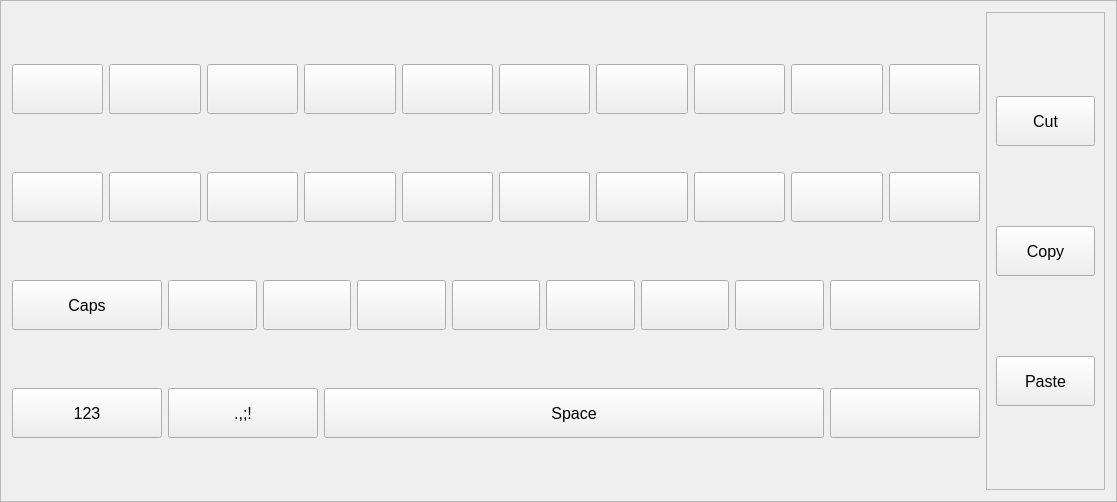
<?xml version="1.0" encoding="UTF-8"?>
<ui version="4.0">
 <class>VirtualKeyboard</class>
 <widget class="QFrame" name="VirtualKeyboard">
  <property name="geometry">
   <rect>
    <x>0</x>
    <y>0</y>
    <width>1117</width>
    <height>502</height>
   </rect>
  </property>
  <property name="windowTitle">
   <string>Frame</string>
  </property>
  <property name="frameShape">
   <enum>QFrame::StyledPanel</enum>
  </property>
  <property name="frameShadow">
   <enum>QFrame::Raised</enum>
  </property>
  <layout class="QHBoxLayout" name="horizontalLayout" stretch="6,1">
   <item>
    <layout class="QVBoxLayout" name="verticalLayout_principal">
     <item>
      <layout class="QHBoxLayout" name="horizontalLayout_firstRow">
       <item>
        <widget class="QPushButton" name="pushButton_principalKey_00">
         <property name="minimumSize">
          <size>
           <width>70</width>
           <height>50</height>
          </size>
         </property>
         <property name="font">
          <font>
           <pointsize>12</pointsize>
          </font>
         </property>
         <property name="focusPolicy">
          <enum>Qt::NoFocus</enum>
         </property>
         <property name="text">
          <string/>
         </property>
        </widget>
       </item>
       <item>
        <widget class="QPushButton" name="pushButton_principalKey_01">
         <property name="minimumSize">
          <size>
           <width>70</width>
           <height>50</height>
          </size>
         </property>
         <property name="font">
          <font>
           <pointsize>12</pointsize>
          </font>
         </property>
         <property name="focusPolicy">
          <enum>Qt::NoFocus</enum>
         </property>
         <property name="text">
          <string/>
         </property>
        </widget>
       </item>
       <item>
        <widget class="QPushButton" name="pushButton_principalKey_02">
         <property name="minimumSize">
          <size>
           <width>70</width>
           <height>50</height>
          </size>
         </property>
         <property name="font">
          <font>
           <pointsize>12</pointsize>
          </font>
         </property>
         <property name="focusPolicy">
          <enum>Qt::NoFocus</enum>
         </property>
         <property name="text">
          <string/>
         </property>
        </widget>
       </item>
       <item>
        <widget class="QPushButton" name="pushButton_principalKey_03">
         <property name="minimumSize">
          <size>
           <width>70</width>
           <height>50</height>
          </size>
         </property>
         <property name="font">
          <font>
           <pointsize>12</pointsize>
          </font>
         </property>
         <property name="focusPolicy">
          <enum>Qt::NoFocus</enum>
         </property>
         <property name="text">
          <string/>
         </property>
        </widget>
       </item>
       <item>
        <widget class="QPushButton" name="pushButton_principalKey_04">
         <property name="minimumSize">
          <size>
           <width>70</width>
           <height>50</height>
          </size>
         </property>
         <property name="font">
          <font>
           <pointsize>12</pointsize>
          </font>
         </property>
         <property name="focusPolicy">
          <enum>Qt::NoFocus</enum>
         </property>
         <property name="text">
          <string/>
         </property>
        </widget>
       </item>
       <item>
        <widget class="QPushButton" name="pushButton_principalKey_05">
         <property name="minimumSize">
          <size>
           <width>70</width>
           <height>50</height>
          </size>
         </property>
         <property name="font">
          <font>
           <pointsize>12</pointsize>
          </font>
         </property>
         <property name="focusPolicy">
          <enum>Qt::NoFocus</enum>
         </property>
         <property name="text">
          <string/>
         </property>
        </widget>
       </item>
       <item>
        <widget class="QPushButton" name="pushButton_principalKey_06">
         <property name="minimumSize">
          <size>
           <width>70</width>
           <height>50</height>
          </size>
         </property>
         <property name="font">
          <font>
           <pointsize>12</pointsize>
          </font>
         </property>
         <property name="focusPolicy">
          <enum>Qt::NoFocus</enum>
         </property>
         <property name="text">
          <string/>
         </property>
        </widget>
       </item>
       <item>
        <widget class="QPushButton" name="pushButton_principalKey_07">
         <property name="minimumSize">
          <size>
           <width>70</width>
           <height>50</height>
          </size>
         </property>
         <property name="font">
          <font>
           <pointsize>12</pointsize>
          </font>
         </property>
         <property name="focusPolicy">
          <enum>Qt::NoFocus</enum>
         </property>
         <property name="text">
          <string/>
         </property>
        </widget>
       </item>
       <item>
        <widget class="QPushButton" name="pushButton_principalKey_08">
         <property name="minimumSize">
          <size>
           <width>70</width>
           <height>50</height>
          </size>
         </property>
         <property name="font">
          <font>
           <pointsize>12</pointsize>
          </font>
         </property>
         <property name="focusPolicy">
          <enum>Qt::NoFocus</enum>
         </property>
         <property name="text">
          <string/>
         </property>
        </widget>
       </item>
       <item>
        <widget class="QPushButton" name="pushButton_principalKey_09">
         <property name="minimumSize">
          <size>
           <width>70</width>
           <height>50</height>
          </size>
         </property>
         <property name="font">
          <font>
           <pointsize>12</pointsize>
          </font>
         </property>
         <property name="focusPolicy">
          <enum>Qt::NoFocus</enum>
         </property>
         <property name="text">
          <string/>
         </property>
        </widget>
       </item>
      </layout>
     </item>
     <item>
      <layout class="QHBoxLayout" name="horizontalLayout_secondRow">
       <item>
        <widget class="QPushButton" name="pushButton_principalKey_10">
         <property name="minimumSize">
          <size>
           <width>70</width>
           <height>50</height>
          </size>
         </property>
         <property name="font">
          <font>
           <pointsize>12</pointsize>
          </font>
         </property>
         <property name="focusPolicy">
          <enum>Qt::NoFocus</enum>
         </property>
         <property name="text">
          <string/>
         </property>
        </widget>
       </item>
       <item>
        <widget class="QPushButton" name="pushButton_principalKey_11">
         <property name="minimumSize">
          <size>
           <width>70</width>
           <height>50</height>
          </size>
         </property>
         <property name="font">
          <font>
           <pointsize>12</pointsize>
          </font>
         </property>
         <property name="focusPolicy">
          <enum>Qt::NoFocus</enum>
         </property>
         <property name="text">
          <string/>
         </property>
        </widget>
       </item>
       <item>
        <widget class="QPushButton" name="pushButton_principalKey_12">
         <property name="minimumSize">
          <size>
           <width>70</width>
           <height>50</height>
          </size>
         </property>
         <property name="font">
          <font>
           <pointsize>12</pointsize>
          </font>
         </property>
         <property name="focusPolicy">
          <enum>Qt::NoFocus</enum>
         </property>
         <property name="text">
          <string/>
         </property>
        </widget>
       </item>
       <item>
        <widget class="QPushButton" name="pushButton_principalKey_13">
         <property name="minimumSize">
          <size>
           <width>70</width>
           <height>50</height>
          </size>
         </property>
         <property name="font">
          <font>
           <pointsize>12</pointsize>
          </font>
         </property>
         <property name="focusPolicy">
          <enum>Qt::NoFocus</enum>
         </property>
         <property name="text">
          <string/>
         </property>
        </widget>
       </item>
       <item>
        <widget class="QPushButton" name="pushButton_principalKey_14">
         <property name="minimumSize">
          <size>
           <width>70</width>
           <height>50</height>
          </size>
         </property>
         <property name="font">
          <font>
           <pointsize>12</pointsize>
          </font>
         </property>
         <property name="focusPolicy">
          <enum>Qt::NoFocus</enum>
         </property>
         <property name="text">
          <string/>
         </property>
        </widget>
       </item>
       <item>
        <widget class="QPushButton" name="pushButton_principalKey_15">
         <property name="minimumSize">
          <size>
           <width>70</width>
           <height>50</height>
          </size>
         </property>
         <property name="font">
          <font>
           <pointsize>12</pointsize>
          </font>
         </property>
         <property name="focusPolicy">
          <enum>Qt::NoFocus</enum>
         </property>
         <property name="text">
          <string/>
         </property>
        </widget>
       </item>
       <item>
        <widget class="QPushButton" name="pushButton_principalKey_16">
         <property name="minimumSize">
          <size>
           <width>70</width>
           <height>50</height>
          </size>
         </property>
         <property name="font">
          <font>
           <pointsize>12</pointsize>
          </font>
         </property>
         <property name="focusPolicy">
          <enum>Qt::NoFocus</enum>
         </property>
         <property name="text">
          <string/>
         </property>
        </widget>
       </item>
       <item>
        <widget class="QPushButton" name="pushButton_principalKey_17">
         <property name="minimumSize">
          <size>
           <width>70</width>
           <height>50</height>
          </size>
         </property>
         <property name="font">
          <font>
           <pointsize>12</pointsize>
          </font>
         </property>
         <property name="focusPolicy">
          <enum>Qt::NoFocus</enum>
         </property>
         <property name="text">
          <string/>
         </property>
        </widget>
       </item>
       <item>
        <widget class="QPushButton" name="pushButton_principalKey_18">
         <property name="minimumSize">
          <size>
           <width>70</width>
           <height>50</height>
          </size>
         </property>
         <property name="font">
          <font>
           <pointsize>12</pointsize>
          </font>
         </property>
         <property name="focusPolicy">
          <enum>Qt::NoFocus</enum>
         </property>
         <property name="text">
          <string/>
         </property>
        </widget>
       </item>
       <item>
        <widget class="QPushButton" name="pushButton_principalKey_19">
         <property name="minimumSize">
          <size>
           <width>70</width>
           <height>50</height>
          </size>
         </property>
         <property name="font">
          <font>
           <pointsize>12</pointsize>
          </font>
         </property>
         <property name="focusPolicy">
          <enum>Qt::NoFocus</enum>
         </property>
         <property name="text">
          <string/>
         </property>
        </widget>
       </item>
      </layout>
     </item>
     <item>
      <layout class="QHBoxLayout" name="horizontalLayout_thirdRow">
       <item>
        <widget class="QPushButton" name="pushButton_principalKey_caps">
         <property name="minimumSize">
          <size>
           <width>150</width>
           <height>50</height>
          </size>
         </property>
         <property name="font">
          <font>
           <pointsize>12</pointsize>
          </font>
         </property>
         <property name="focusPolicy">
          <enum>Qt::NoFocus</enum>
         </property>
         <property name="text">
          <string>Caps</string>
         </property>
        </widget>
       </item>
       <item>
        <widget class="QPushButton" name="pushButton_principalKey_20">
         <property name="minimumSize">
          <size>
           <width>70</width>
           <height>50</height>
          </size>
         </property>
         <property name="font">
          <font>
           <pointsize>12</pointsize>
          </font>
         </property>
         <property name="focusPolicy">
          <enum>Qt::NoFocus</enum>
         </property>
         <property name="text">
          <string/>
         </property>
        </widget>
       </item>
       <item>
        <widget class="QPushButton" name="pushButton_principalKey_21">
         <property name="minimumSize">
          <size>
           <width>70</width>
           <height>50</height>
          </size>
         </property>
         <property name="font">
          <font>
           <pointsize>12</pointsize>
          </font>
         </property>
         <property name="focusPolicy">
          <enum>Qt::NoFocus</enum>
         </property>
         <property name="text">
          <string/>
         </property>
        </widget>
       </item>
       <item>
        <widget class="QPushButton" name="pushButton_principalKey_22">
         <property name="minimumSize">
          <size>
           <width>70</width>
           <height>50</height>
          </size>
         </property>
         <property name="font">
          <font>
           <pointsize>12</pointsize>
          </font>
         </property>
         <property name="focusPolicy">
          <enum>Qt::NoFocus</enum>
         </property>
         <property name="text">
          <string/>
         </property>
        </widget>
       </item>
       <item>
        <widget class="QPushButton" name="pushButton_principalKey_23">
         <property name="minimumSize">
          <size>
           <width>70</width>
           <height>50</height>
          </size>
         </property>
         <property name="font">
          <font>
           <pointsize>12</pointsize>
          </font>
         </property>
         <property name="focusPolicy">
          <enum>Qt::NoFocus</enum>
         </property>
         <property name="text">
          <string/>
         </property>
        </widget>
       </item>
       <item>
        <widget class="QPushButton" name="pushButton_principalKey_24">
         <property name="minimumSize">
          <size>
           <width>70</width>
           <height>50</height>
          </size>
         </property>
         <property name="font">
          <font>
           <pointsize>12</pointsize>
          </font>
         </property>
         <property name="focusPolicy">
          <enum>Qt::NoFocus</enum>
         </property>
         <property name="text">
          <string/>
         </property>
        </widget>
       </item>
       <item>
        <widget class="QPushButton" name="pushButton_principalKey_25">
         <property name="minimumSize">
          <size>
           <width>70</width>
           <height>50</height>
          </size>
         </property>
         <property name="font">
          <font>
           <pointsize>12</pointsize>
          </font>
         </property>
         <property name="focusPolicy">
          <enum>Qt::NoFocus</enum>
         </property>
         <property name="text">
          <string/>
         </property>
        </widget>
       </item>
       <item>
        <widget class="QPushButton" name="pushButton_principalKey_26">
         <property name="minimumSize">
          <size>
           <width>70</width>
           <height>50</height>
          </size>
         </property>
         <property name="font">
          <font>
           <pointsize>12</pointsize>
          </font>
         </property>
         <property name="focusPolicy">
          <enum>Qt::NoFocus</enum>
         </property>
         <property name="text">
          <string/>
         </property>
        </widget>
       </item>
       <item>
        <widget class="QPushButton" name="pushButton_principalKey_backspace">
         <property name="minimumSize">
          <size>
           <width>150</width>
           <height>50</height>
          </size>
         </property>
         <property name="font">
          <font>
           <pointsize>12</pointsize>
          </font>
         </property>
         <property name="focusPolicy">
          <enum>Qt::NoFocus</enum>
         </property>
         <property name="icon">
          <iconset resource="../resources/resources.qrc">
           <normaloff>:/keys/backspace</normaloff>:/keys/backspace</iconset>
         </property>
         <property name="iconSize">
          <size>
           <width>35</width>
           <height>35</height>
          </size>
         </property>
         <property name="autoRepeat">
          <bool>true</bool>
         </property>
        </widget>
       </item>
      </layout>
     </item>
     <item>
      <layout class="QHBoxLayout" name="horizontalLayout_fourthRow">
       <item>
        <widget class="QPushButton" name="pushButton_principalKey_numbers">
         <property name="minimumSize">
          <size>
           <width>150</width>
           <height>50</height>
          </size>
         </property>
         <property name="font">
          <font>
           <pointsize>12</pointsize>
          </font>
         </property>
         <property name="focusPolicy">
          <enum>Qt::NoFocus</enum>
         </property>
         <property name="text">
          <string>123</string>
         </property>
        </widget>
       </item>
       <item>
        <widget class="QPushButton" name="pushButton_principalKey_punctuation">
         <property name="minimumSize">
          <size>
           <width>150</width>
           <height>50</height>
          </size>
         </property>
         <property name="font">
          <font>
           <pointsize>12</pointsize>
          </font>
         </property>
         <property name="focusPolicy">
          <enum>Qt::NoFocus</enum>
         </property>
         <property name="text">
          <string>.,;!</string>
         </property>
        </widget>
       </item>
       <item>
        <widget class="QPushButton" name="pushButton_principalKey_space">
         <property name="minimumSize">
          <size>
           <width>500</width>
           <height>50</height>
          </size>
         </property>
         <property name="font">
          <font>
           <pointsize>12</pointsize>
          </font>
         </property>
         <property name="focusPolicy">
          <enum>Qt::NoFocus</enum>
         </property>
         <property name="text">
          <string>Space</string>
         </property>
        </widget>
       </item>
       <item>
        <widget class="QPushButton" name="pushButton_principalKey_enter">
         <property name="minimumSize">
          <size>
           <width>150</width>
           <height>50</height>
          </size>
         </property>
         <property name="font">
          <font>
           <pointsize>12</pointsize>
          </font>
         </property>
         <property name="focusPolicy">
          <enum>Qt::NoFocus</enum>
         </property>
         <property name="icon">
          <iconset resource="../resources/resources.qrc">
           <normaloff>:/keys/enter</normaloff>:/keys/enter</iconset>
         </property>
         <property name="iconSize">
          <size>
           <width>35</width>
           <height>35</height>
          </size>
         </property>
        </widget>
       </item>
      </layout>
     </item>
    </layout>
   </item>
   <item>
    <widget class="QFrame" name="frame_secondary">
     <property name="frameShape">
      <enum>QFrame::StyledPanel</enum>
     </property>
     <property name="frameShadow">
      <enum>QFrame::Raised</enum>
     </property>
     <layout class="QVBoxLayout" name="verticalLayout">
      <item>
       <widget class="QPushButton" name="pushButton_secondaryKey_cut">
        <property name="minimumSize">
         <size>
          <width>70</width>
          <height>50</height>
         </size>
        </property>
        <property name="font">
         <font>
          <pointsize>12</pointsize>
         </font>
        </property>
        <property name="focusPolicy">
         <enum>Qt::NoFocus</enum>
        </property>
        <property name="text">
         <string>Cut</string>
        </property>
       </widget>
      </item>
      <item>
       <widget class="QPushButton" name="pushButton_secondaryKey_copy">
        <property name="minimumSize">
         <size>
          <width>70</width>
          <height>50</height>
         </size>
        </property>
        <property name="font">
         <font>
          <pointsize>12</pointsize>
         </font>
        </property>
        <property name="focusPolicy">
         <enum>Qt::NoFocus</enum>
        </property>
        <property name="text">
         <string>Copy</string>
        </property>
       </widget>
      </item>
      <item>
       <widget class="QPushButton" name="pushButton_secondaryKey_paste">
        <property name="minimumSize">
         <size>
          <width>70</width>
          <height>50</height>
         </size>
        </property>
        <property name="font">
         <font>
          <pointsize>12</pointsize>
         </font>
        </property>
        <property name="focusPolicy">
         <enum>Qt::NoFocus</enum>
        </property>
        <property name="text">
         <string>Paste</string>
        </property>
       </widget>
      </item>
     </layout>
    </widget>
   </item>
  </layout>
 </widget>
 <resources>
  <include location="../resources/resources.qrc"/>
 </resources>
 <connections/>
</ui>
